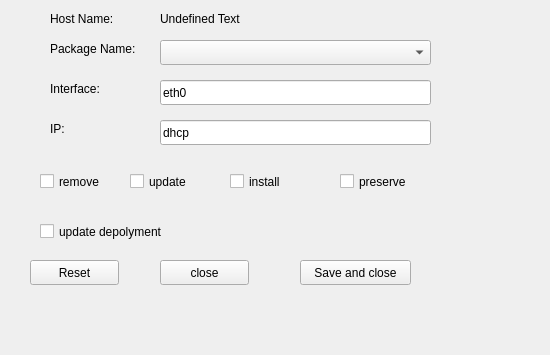
<?xml version="1.0" encoding="UTF-8"?>
<ui version="4.0">
 <class>install_option</class>
 <widget class="QWidget" name="install_option">
  <property name="geometry">
   <rect>
    <x>0</x>
    <y>0</y>
    <width>550</width>
    <height>355</height>
   </rect>
  </property>
  <property name="windowTitle">
   <string>Form</string>
  </property>
  <widget class="QLabel" name="label">
   <property name="geometry">
    <rect>
     <x>50</x>
     <y>40</y>
     <width>121</width>
     <height>17</height>
    </rect>
   </property>
   <property name="text">
    <string>Package Name:</string>
   </property>
  </widget>
  <widget class="QLabel" name="label_2">
   <property name="geometry">
    <rect>
     <x>50</x>
     <y>80</y>
     <width>101</width>
     <height>17</height>
    </rect>
   </property>
   <property name="text">
    <string>Interface:</string>
   </property>
  </widget>
  <widget class="QLabel" name="label_3">
   <property name="geometry">
    <rect>
     <x>50</x>
     <y>120</y>
     <width>41</width>
     <height>17</height>
    </rect>
   </property>
   <property name="text">
    <string>IP:</string>
   </property>
  </widget>
  <widget class="QComboBox" name="comboBox">
   <property name="geometry">
    <rect>
     <x>160</x>
     <y>40</y>
     <width>271</width>
     <height>25</height>
    </rect>
   </property>
  </widget>
  <widget class="QLineEdit" name="lineEdit">
   <property name="geometry">
    <rect>
     <x>160</x>
     <y>80</y>
     <width>271</width>
     <height>25</height>
    </rect>
   </property>
   <property name="text">
    <string>eth0</string>
   </property>
  </widget>
  <widget class="QLineEdit" name="lineEdit_2">
   <property name="geometry">
    <rect>
     <x>160</x>
     <y>120</y>
     <width>271</width>
     <height>25</height>
    </rect>
   </property>
   <property name="text">
    <string>dhcp</string>
   </property>
  </widget>
  <widget class="QPushButton" name="pushButton">
   <property name="geometry">
    <rect>
     <x>160</x>
     <y>260</y>
     <width>89</width>
     <height>25</height>
    </rect>
   </property>
   <property name="text">
    <string>close</string>
   </property>
  </widget>
  <widget class="QLabel" name="label_4">
   <property name="geometry">
    <rect>
     <x>50</x>
     <y>10</y>
     <width>91</width>
     <height>17</height>
    </rect>
   </property>
   <property name="text">
    <string>Host Name:</string>
   </property>
  </widget>
  <widget class="QLabel" name="label_5">
   <property name="geometry">
    <rect>
     <x>160</x>
     <y>10</y>
     <width>171</width>
     <height>17</height>
    </rect>
   </property>
   <property name="text">
    <string>Undefined Text</string>
   </property>
  </widget>
  <widget class="QPushButton" name="pushButton_2">
   <property name="geometry">
    <rect>
     <x>300</x>
     <y>260</y>
     <width>111</width>
     <height>25</height>
    </rect>
   </property>
   <property name="text">
    <string>Save and close</string>
   </property>
  </widget>
  <widget class="QPushButton" name="pushButton_3">
   <property name="geometry">
    <rect>
     <x>30</x>
     <y>260</y>
     <width>89</width>
     <height>25</height>
    </rect>
   </property>
   <property name="text">
    <string>Reset</string>
   </property>
  </widget>
  <widget class="QCheckBox" name="checkBox">
   <property name="geometry">
    <rect>
     <x>230</x>
     <y>170</y>
     <width>92</width>
     <height>23</height>
    </rect>
   </property>
   <property name="text">
    <string>install</string>
   </property>
  </widget>
  <widget class="QCheckBox" name="checkBox_2">
   <property name="geometry">
    <rect>
     <x>130</x>
     <y>170</y>
     <width>92</width>
     <height>23</height>
    </rect>
   </property>
   <property name="text">
    <string>update</string>
   </property>
  </widget>
  <widget class="QCheckBox" name="checkBox_3">
   <property name="geometry">
    <rect>
     <x>40</x>
     <y>170</y>
     <width>92</width>
     <height>23</height>
    </rect>
   </property>
   <property name="text">
    <string>remove</string>
   </property>
  </widget>
  <widget class="QCheckBox" name="checkBox_4">
   <property name="geometry">
    <rect>
     <x>340</x>
     <y>170</y>
     <width>92</width>
     <height>23</height>
    </rect>
   </property>
   <property name="text">
    <string>preserve</string>
   </property>
  </widget>
  <widget class="QCheckBox" name="checkBox_5">
   <property name="geometry">
    <rect>
     <x>40</x>
     <y>220</y>
     <width>181</width>
     <height>23</height>
    </rect>
   </property>
   <property name="text">
    <string>update depolyment</string>
   </property>
  </widget>
 </widget>
 <resources/>
 <connections/>
</ui>
